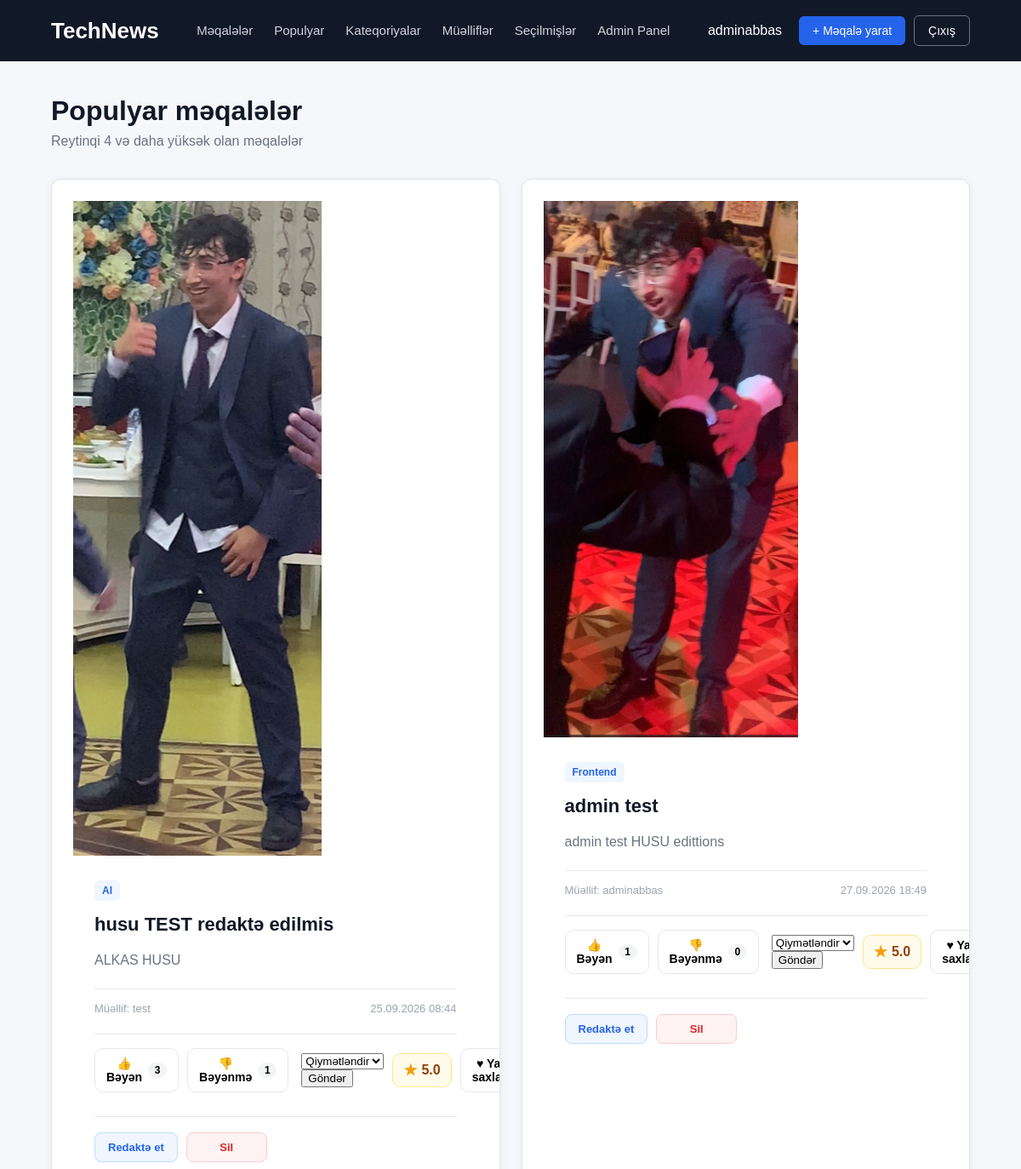
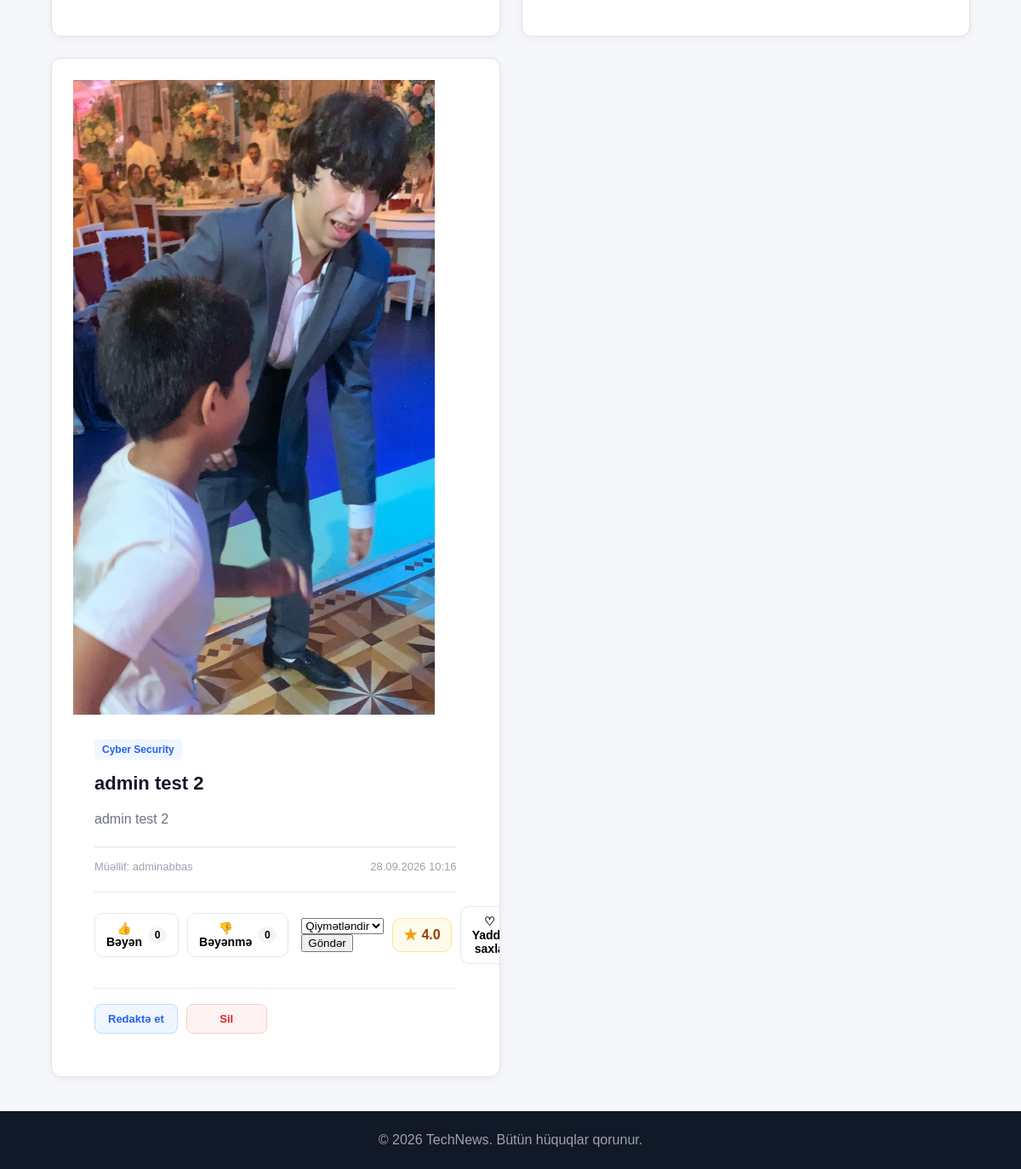
The app's page /popular/ (signed in) with its own data (2 pictures, top to bottom).
### articles/models.py (models this page shows, shortened)
class Article(models.Model):
    STATUS_CHOICES = [
        ('pending', 'Gözləyir'),
        ('published', 'Yayımlandı'),
        ('rejected', 'Rədd edildi'),
    ]
    title = models.CharField(max_length=255)
    image = models.ImageField(
    upload_to='articles/',
    blank=True,
    null=True
)
    content = models.TextField()
    category = models.ForeignKey(
        Category,
        on_delete=models.CASCADE,
        related_name='articles'
    )
    author = models.ForeignKey(
        User,
        on_delete=models.CASCADE,
        related_name='articles'
    )
    created_at = models.DateTimeField(
        auto_now_add=True
    )
    status = models.CharField(
        max_length=20,
        choices=STATUS_CHOICES,
        default='pending'
    )

class Category(models.Model):
    name = models.CharField(max_length=100, unique=True)

### articles/views.py (the view)
# urls.py: path('popular/', views.popular, name='popular'),
@login_required
def popular(request):
    articles = Article.objects.filter(
        status='published'
    ).annotate(
        like_count=Count(
            'reactions',
            filter=Q(reactions__reaction='like'),
            distinct=True
        ),
        dislike_count=Count(
            'reactions',
            filter=Q(reactions__reaction='dislike'),
            distinct=True
        ),
        average_rating=Avg(
            'ratings__value'
        )
    ).filter(
        average_rating__gte=4
    ).order_by('-average_rating')
    favorite_article_ids = []
    if request.user.is_authenticated:
        favorite_article_ids = list(
            Favorite.objects.filter(
                user=request.user
            ).values_list(
                'article_id',
                flat=True
            )
        )
    return render(
        request,
        'articles/popular.html',
        {
            'articles': articles,
            'favorite_article_ids': favorite_article_ids
        }
    )

### templates/articles/popular.html (shortened to what this page needs)
{% extends 'base.html' %}
{% block content %}
<div class="page-header">
    <h1>Populyar məqalələr</h1>
    <p>
        Reytinqi 4 və daha yüksək olan məqalələr
    </p>
</div>
<div class="articles-grid">
    {% for article in articles %}
        <article class="article-card">
            {% if article.image %}
                <div class="article-image">
                    <img
                        src="{{ article.image.url }}"
                        alt="{{ article.title }}"
                    >
                </div>
            {% endif %}
            <div class="article-card-content">
                <span class="article-category">
                    {{ article.category.name }}
                </span>
                <h2>
                    {{ article.title }}
                </h2>
                <p>
                    {{ article.content|truncatewords:30 }}
                </p>
                <div class="article-info">
                    <span>
                        Müəllif: {{ article.author.username }}
                    </span>
                    <span>
                        {{ article.created_at|date:"d.m.Y H:i" }}
                    </span>
                </div>
                <div class="article-actions">
                    <div class="reaction-group">
                        <form method="post"
                              action="{% url 'article_like' article.id %}">
                            <button type="submit"
                                    class="reaction-btn like-btn">
                                👍 Bəyən
                                <span class="reaction-count">
                                    {{ article.like_count }}
                                </span>
                            </button>
                        </form>
                        <form method="post"
                              action="{% url 'article_dislike' article.id %}">
                            <button type="submit"
                                    class="reaction-btn dislike-btn">
                                👎 Bəyənmə
                                <span class="reaction-count">
                                    {{ article.dislike_count }}
                                </span>
                            </button>
                        </form>
                    </div>
                    <div class="article-extra">
                        <form method="post"
                              action="{% url 'article_rating' article.id %}">
                            <select name="rating"
                                    class="rating-select">
                                <option value="">
                                    Qiymətləndir
                                </option>
                            </select>
                            <button type="submit"
                                    class="rating-button">
                                Göndər
                            </button>
                        </form>
                        <div class="rating-box">
                            <span class="rating-star">
                                ★
                            </span>
                            <span class="rating-value">
                                {% if article.average_rating %}
                                    {{ article.average_rating|floatformat:1 }}
                                {% else %}
                                    0.0
                                {% endif %}
                            </span>
                        </div>
                        <form method="post"
                              action="{% url 'article_favorite' article.id %}">
                            {% if article.id in favorite_article_ids %}
                                <button type="submit"
                                        class="favorite-btn favorite-active">
                                    ♥ Yadda saxlanılıb
                                </button>
                            {% else %}
                                <button type="submit"
                                        class="favorite-btn">
                                    ♡ Yadda saxla
                                </button>
                            {% endif %}
                        </form>
                    </div>
                </div>
             {% if user.is_authenticated %}
    {% if user.is_superuser or user.profile.role == 'admin' %}
        <div class="article-admin-actions">
            <a href="{% url 'article_edit' article.id %}"
               class="admin-edit-button">
                Redaktə et
            </a>
            <a href="{% url 'article_delete' article.id %}"
               class="admin-delete-button">
                Sil
            </a>
        </div>
    {% endif %}
{% endif %}
            </div>
        </article>
    {% endfor %}
</div>
{% endblock %}

### templates/base.html (shortened to what this page needs)
{% load static %}
<!DOCTYPE html>
<html lang="az">
<head>
    <link rel="stylesheet" href="{% static 'css/style.css' %}">
</head>
<body>
    <nav class="navbar">
        <div class="container navbar-container">
            <a href="/" class="logo">
                TechNews
            </a>
            <ul class="nav-menu">
                <li>
                    <a href="{% url 'article_list' %}">
                        Məqalələr
                    </a>
                </li>
                <li>
                    <a href="{% url 'popular' %}">
                        Populyar
                    </a>
                </li>
                <li>
                    <a href="{% url 'categories' %}">
                        Kateqoriyalar
                    </a>
                </li>
                <li>
                    <a href="{% url 'authors' %}">
                        Müəlliflər
                    </a>
                </li>
                {% if user.is_authenticated %}
                    <li>
                        <a href="{% url 'favorites' %}">
                            Seçilmişlər
                        </a>
                    </li>
                {% endif %}
                {% if user.is_authenticated and user.profile.role == 'admin' %}
                    <li>
                        <a href="{% url 'admin_dashboard' %}">
                            Admin Panel
                        </a>
                    </li>
                {% endif %}
            </ul>
            <div class="user-menu">
                {% if user.is_authenticated %}
                    <span class="username">
                        {{ user.username }}
                    </span>
                    <a href="{% url 'article_create' %}"
                       class="btn btn-primary">
                        + Məqalə yarat
                    </a>
                    <a href="{% url 'logout' %}"
                       class="btn btn-outline">
                        Çıxış
                    </a>
                {% endif %}
            </div>
        </div>
    </nav>
    <main class="main-content">
        <div class="container">
            {% block content %}
            {% endblock %}
        </div>
    </main>
    <footer class="footer">
        <div class="container">
            <p>
                © 2026 TechNews. Bütün hüquqlar qorunur.
            </p>
        </div>
    </footer>
</body>
</html>

### static/css/style.css (style rules this page uses)
* { box-sizing: border-box; }
body { margin: 0; font-family: Arial, sans-serif; background-color: #f5f7fa; color: #222; }
a { text-decoration: none; }
.container { width: 90%; max-width: 1200px; margin: 0 auto; }
.navbar { background-color: #111827; padding: 18px 0; }
.navbar-container { display: flex; align-items: center; justify-content: space-between; gap: 30px; }
.logo { color: white; font-size: 26px; font-weight: bold; }
.nav-menu { display: flex; align-items: center; gap: 25px; list-style: none; margin: 0; padding: 0; }
.nav-menu a { color: #d1d5db; font-size: 15px; transition: 0.2s; }
.user-menu { display: flex; align-items: center; gap: 10px; }
.username { color: white; margin-right: 10px; }
.btn { padding: 9px 16px; border-radius: 6px; font-size: 14px; display: inline-block; }
.btn-primary { background-color: #2563eb; color: white; }
.btn-outline { border: 1px solid #6b7280; color: white; }
.main-content { min-height: 75vh; padding: 40px 0; }
.footer { background-color: #111827; color: #9ca3af; padding: 25px 0; text-align: center; }
.footer p { margin: 0; }
.page-header { margin-bottom: 30px; }
.page-header h1 { margin-bottom: 8px; font-size: 32px; }
.page-header p { color: #6b7280; margin: 0; }
.articles-grid { display: grid; grid-template-columns: repeat(2, 1fr); gap: 25px; }
.article-card { background-color: white; border-radius: 10px; padding: 25px; box-shadow: 0 2px 10px rgba(0, 0, 0, 0.06); }
.article-category { color: #2563eb; font-size: 14px; font-weight: bold; }
.article-card h2 { margin: 12px 0; font-size: 22px; }
.article-card p { color: #6b7280; line-height: 1.6; }
.article-info { display: flex; justify-content: space-between; margin-top: 20px; padding-top: 15px; border-top: 1px solid #eee; color: #6b7280; font-size: 13px; }
.page-header { margin-bottom: 35px; }
.page-header h1 { margin: 0 0 8px; font-size: 32px; color: #111827; }
.page-header p { margin: 0; color: #6b7280; }
.article-card { background: #ffffff; border: 1px solid #e1e4e8; border-radius: 12px; overflow: hidden; transition: 0.2s; }
.article-card-content { padding: 25px; }
.article-category { display: inline-block; color: #2563eb; background: #eff6ff; padding: 5px 9px; border-radius: 5px; font-size: 12px; font-weight: 700; }
.article-card h2 { margin: 15px 0 10px; font-size: 22px; color: #111827; }
.article-info { display: flex; justify-content: space-between; margin-top: 20px; padding-top: 15px; border-top: 1px solid #e5e7eb; color: #9ca3af; font-size: 13px; }
.article-actions { margin-top: 22px; padding-top: 16px; border-top: 1px solid #e5e7eb; display: flex; justify-content: space-between; align-items: center; gap: 15px; }
.reaction-group, .article-extra { display: flex; align-items: center; gap: 10px; }
.reaction-btn { border: 1px solid #e5e7eb; background: #ffffff; border-radius: 10px; padding: 9px 13px; display: flex; align-items: center; gap: 7px; font-size: 14px; font-weight: 600; cursor: pointer; transition: 0.2s; }
.reaction-count { min-width: 22px; padding: 2px 6px; background: #f3f4f6; border-radius: 20px; font-size: 12px; text-align: center; }
.rating-box { display: flex; align-items: center; gap: 5px; padding: 8px 12px; background: #fffbeb; border: 1px solid #fde68a; border-radius: 10px; font-weight: 700; }
.rating-star { color: #f59e0b; font-size: 18px; }
.rating-value { color: #92400e; }
.favorite-btn { border: 1px solid #e5e7eb; background: #ffffff; border-radius: 10px; padding: 9px 13px; display: flex; align-items: center; gap: 7px; font-size: 14px; font-weight: 600; cursor: pointer; transition: 0.2s; }
.article-admin-actions { display: flex; align-items: center; gap: 10px; margin-top: 28px; padding-top: 18px; border-top: 1px solid #e5e7eb; }
.admin-edit-button, .admin-delete-button { display: inline-flex; align-items: center; justify-content: center; min-width: 95px; padding: 9px 15px; border-radius: 8px; font-size: 13px; font-weight: 700; text-decoration: none; transition: background 0.2s ease, color 0.2s ease, border-color 0.2s ease, transform 0.2s ease; }
.admin-edit-button { color: #2563eb; background: #eff6ff; border: 1px solid #bfdbfe; }
.admin-delete-button { color: #dc2626; background: #fef2f2; border: 1px solid #fecaca; }

### records on screen
Article: image (picture), category.name "AI", title "husu TEST redaktə edilmis", content "ALKAS HUSU", author.username "test", created_at "25.09.2026 08:44", like_count "3", dislike_count "1", average_rating "5.0"
Article: image (picture), category.name "Frontend", title "admin test", content "admin test HUSU edittions", author.username "adminabbas", created_at "27.09.2026 18:49", like_count "1", dislike_count "0", average_rating "5.0"
Article: image (picture), category.name "Cyber Security", title "admin test 2", content "admin test 2", author.username "adminabbas", created_at "28.09.2026 10:16", like_count "0", dislike_count "0", average_rating "4.0"

### other values on screen
{{ user.username }} "adminabbas"
